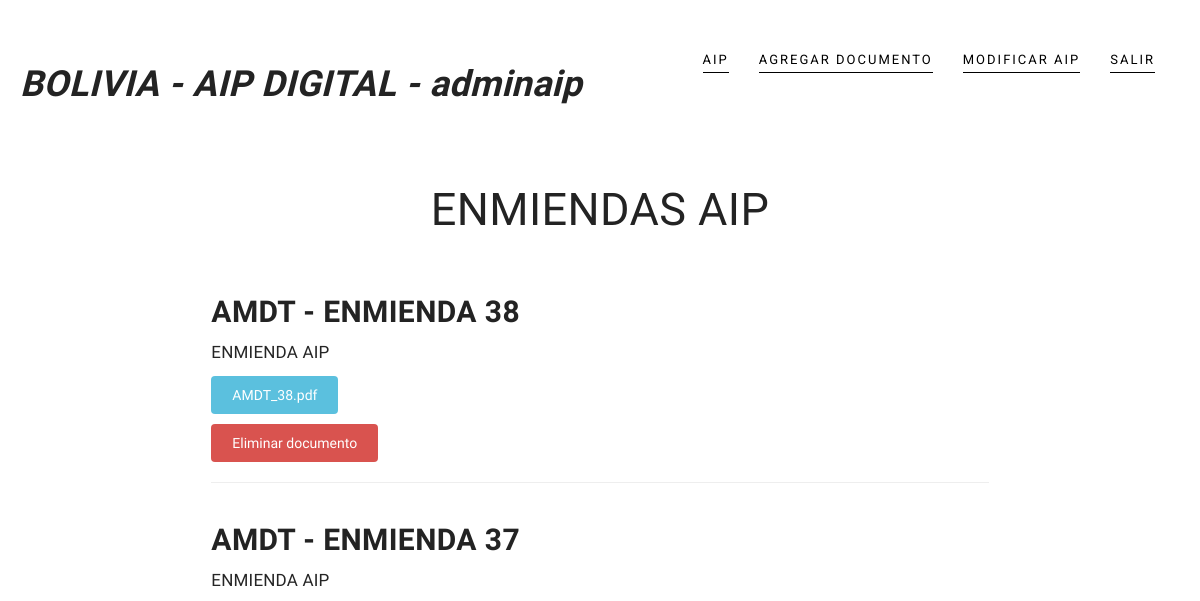
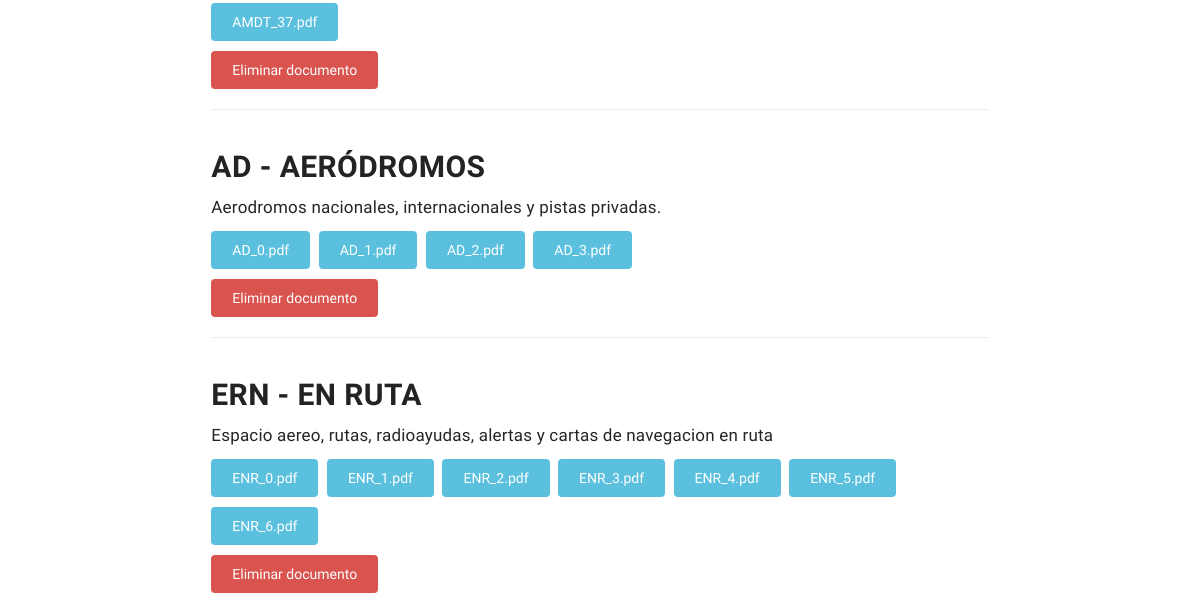
Page /my-documents/ (signed in, upper part) on the earlier database version (2 pictures, top to bottom).
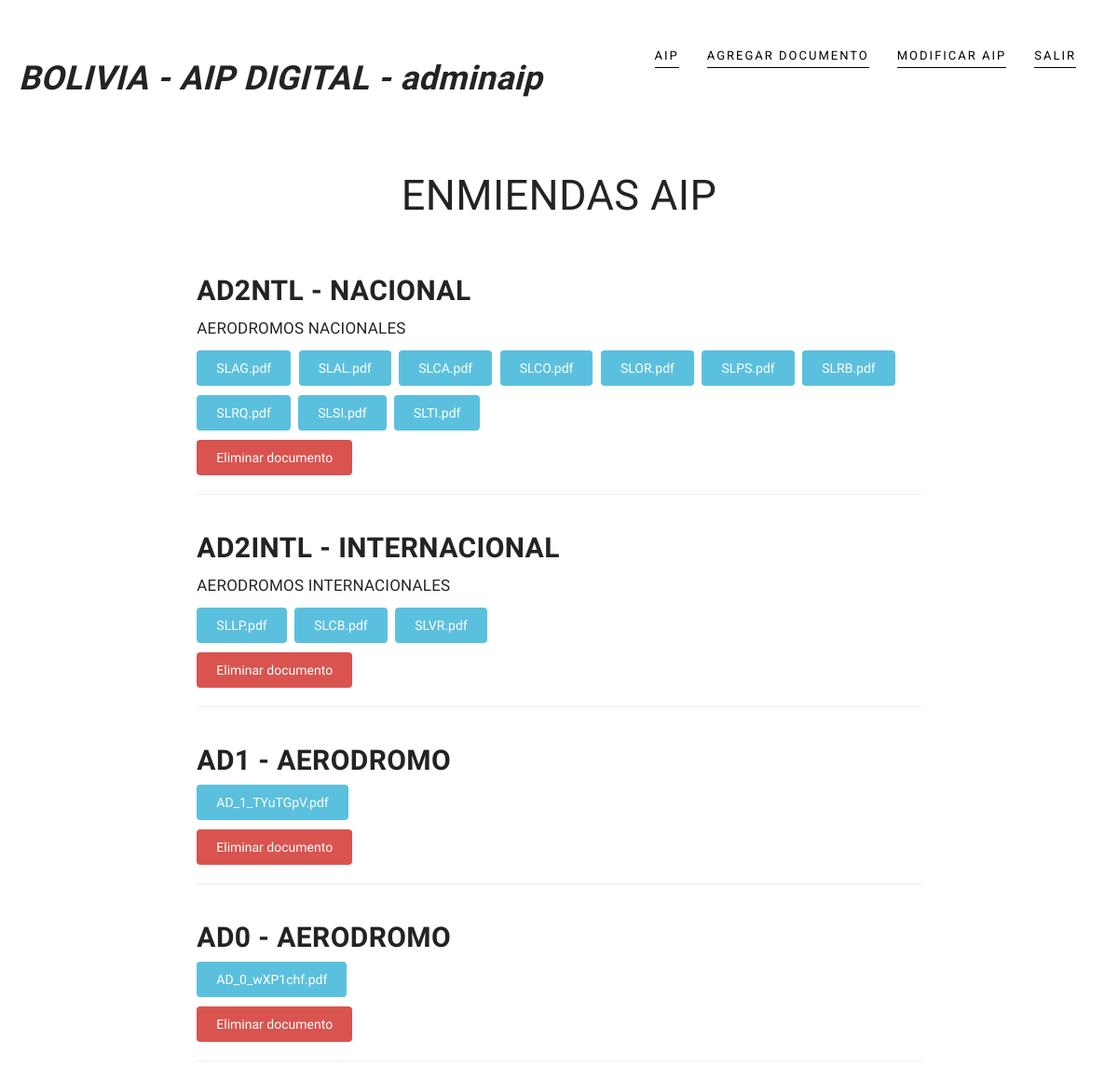
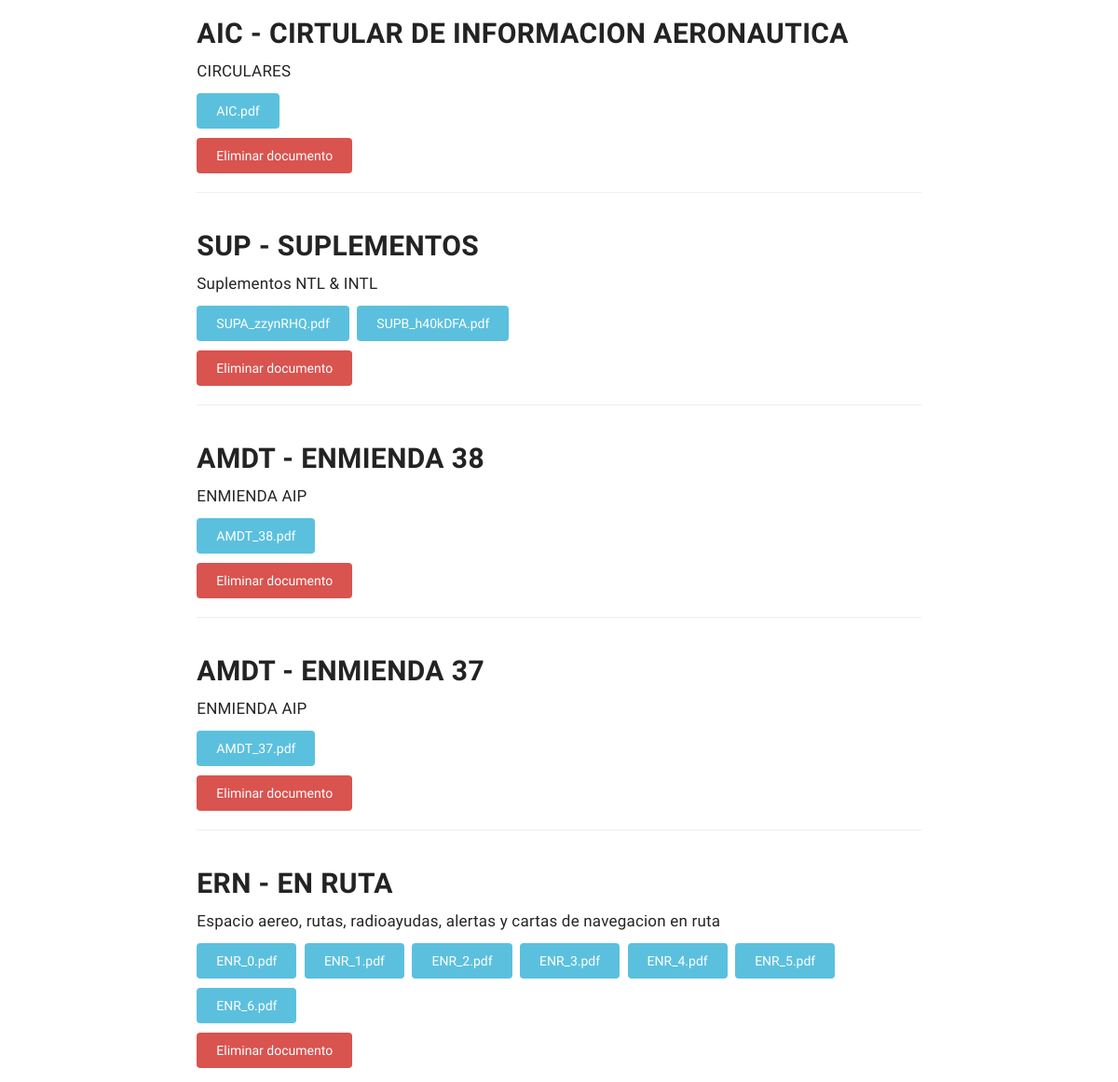
Same page on the later database version (2 pictures, top to bottom).
### documents/models.py (models this page shows, shortened)
class Document(models.Model):
	uploaded_by	= models.ForeignKey(User, on_delete=models.CASCADE,)
	title 		= models.CharField(max_length=120, null=False, blank=False)
	description = models.TextField(null=True, blank=True)
	timestamp	= models.DateTimeField(auto_now_add=True)
	updated		= models.DateTimeField(auto_now=True)
	slug 		= models.SlugField(null=True, blank=True)

class DocumentUpload(models.Model):
	document_id		= models.IntegerField(default=0)
	name			= models.CharField(max_length=120, null=True, blank=True)
	document_url 	= models.FileField(null=True, blank=True)
	def __str__(self):
		return str(self.document_url)

### documents/views.py (the view)
# urls.py: url(r'^my-documents/$', user_documents, name='user_doc'),
@login_required()
def user_documents(request):
    template_name = "documents/user_documents.html"
    queryset1 = Document.objects.filter(uploaded_by=request.user).order_by("-pk")
    queryset2 = DocumentUpload.objects.all()
    cdn = CDN_DOMAIN
    context = {"object_list": queryset1, "document_list": queryset2, "cdn": cdn}
    return render(request, template_name, context)

### documents/templates/documents/user_documents.html
{% extends "base.html" %}
{% load static %}
{% block content %}
		<section>
			<div class="container">
			<div class="row">
				<div class="col-lg-12 text-center">
					<div class="section-title">
						<h2>ENMIENDAS AIP</h2>
					</div>
				</div>
			</div>
			{% for obj in object_list %}
					<div class="row row-0-gutter">
						<div class="col-md-8 col-md-offset-2 col-0-gutter">
							<h2><strong>{{ obj.title }}</strong></h2>
							<p>{{ obj.description }}</p>
							{% for doc in document_list %}
							{% if doc.document_id == obj.id %}
							<a href="/viewerjs/index.html#{{ cdn }}/media/{{ doc.document_url }}" target="_blank">
								<button class="btn btn-info" style="margin: 0 5px 10px 0;">{{doc}}</button>
							</a>
							{% endif %}
							{% endfor %}
							<br>
							{% if request.user.is_authenticated %}
							{% if obj.uploaded_by == request.user %}
							<a href="{% url 'documents:delete' pk=obj.pk %}">
								<button class="btn btn-danger">Eliminar documento</button>
							</a>
							{% endif %}
							{% endif %}
							<hr>
						</div>
					</div>
			{% endfor %}
			</div>
		</section>
{% endblock content %}

Differences in the rows shown:
removed Document: title "AD - AERÓDROMOS", description "Aerodromos nacionales, internacionales y pistas privadas.", shows "Eliminar documento"
removed DocumentUpload: document_url "AD_0.pdf", shown under "AD - AERÓDROMOS"
removed DocumentUpload: document_url "AD_1.pdf", shown under "AD - AERÓDROMOS"
removed DocumentUpload: document_url "AD_2.pdf", shown under "AD - AERÓDROMOS"
removed DocumentUpload: document_url "AD_3.pdf", shown under "AD - AERÓDROMOS"
added Document: title "AD2NTL - NACIONAL", description "AERODROMOS NACIONALES", shows "Eliminar documento"
added DocumentUpload: document_url "SLAG.pdf", shown under "AD2NTL - NACIONAL"
added DocumentUpload: document_url "SLAL.pdf", shown under "AD2NTL - NACIONAL"
added DocumentUpload: document_url "SLCA.pdf", shown under "AD2NTL - NACIONAL"
added DocumentUpload: document_url "SLCO.pdf", shown under "AD2NTL - NACIONAL"
added DocumentUpload: document_url "SLOR.pdf", shown under "AD2NTL - NACIONAL"
added DocumentUpload: document_url "SLPS.pdf", shown under "AD2NTL - NACIONAL"
added DocumentUpload: document_url "SLRB.pdf", shown under "AD2NTL - NACIONAL"
added DocumentUpload: document_url "SLRQ.pdf", shown under "AD2NTL - NACIONAL"
added DocumentUpload: document_url "SLSI.pdf", shown under "AD2NTL - NACIONAL"
added DocumentUpload: document_url "SLTI.pdf", shown under "AD2NTL - NACIONAL"
added Document: title "AD2INTL - INTERNACIONAL", description "AERODROMOS INTERNACIONALES", shows "Eliminar documento"
added DocumentUpload: document_url "SLLP.pdf", shown under "AD2INTL - INTERNACIONAL"
added DocumentUpload: document_url "SLCB.pdf", shown under "AD2INTL - INTERNACIONAL"
added DocumentUpload: document_url "SLVR.pdf", shown under "AD2INTL - INTERNACIONAL"
added Document: title "AD1 - AERODROMO", shows "Eliminar documento"
added DocumentUpload: document_url "AD_1_TYuTGpV.pdf", shown under "AD1 - AERODROMO"
added Document: title "AD0 - AERODROMO", shows "Eliminar documento"
added DocumentUpload: document_url "AD_0_wXP1chf.pdf", shown under "AD0 - AERODROMO"
added Document: title "AIC - CIRTULAR DE INFORMACION AERONAUTICA", description "CIRCULARES", shows "Eliminar documento"
added DocumentUpload: document_url "AIC.pdf", shown under "AIC - CIRTULAR DE INFORMACION AERONAUTICA"
added Document: title "SUP - SUPLEMENTOS", description "Suplementos NTL & INTL", shows "Eliminar documento"
added DocumentUpload: document_url "SUPA_zzynRHQ.pdf", shown under "SUP - SUPLEMENTOS"
added DocumentUpload: document_url "SUPB_h40kDFA.pdf", shown under "SUP - SUPLEMENTOS"
